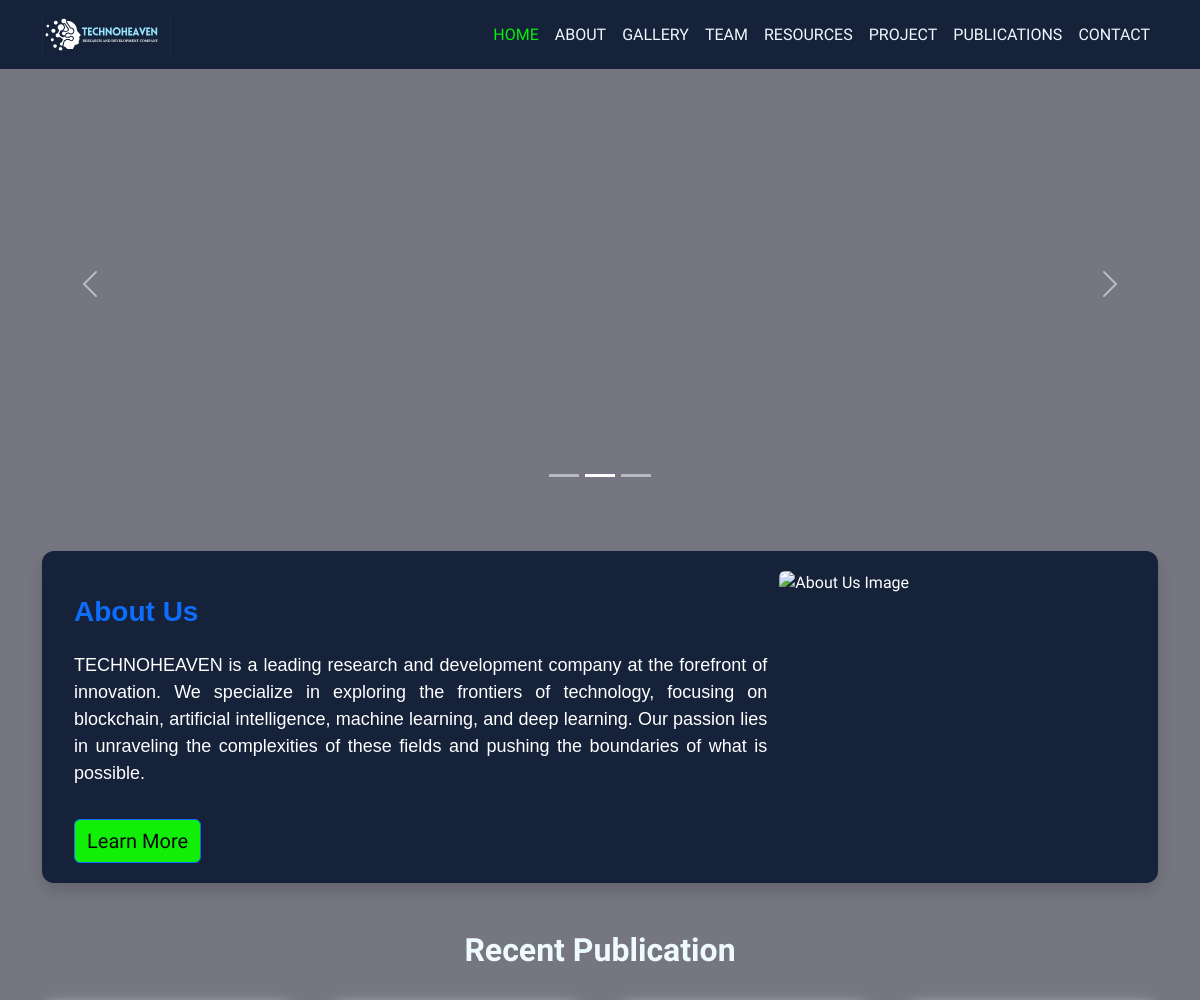
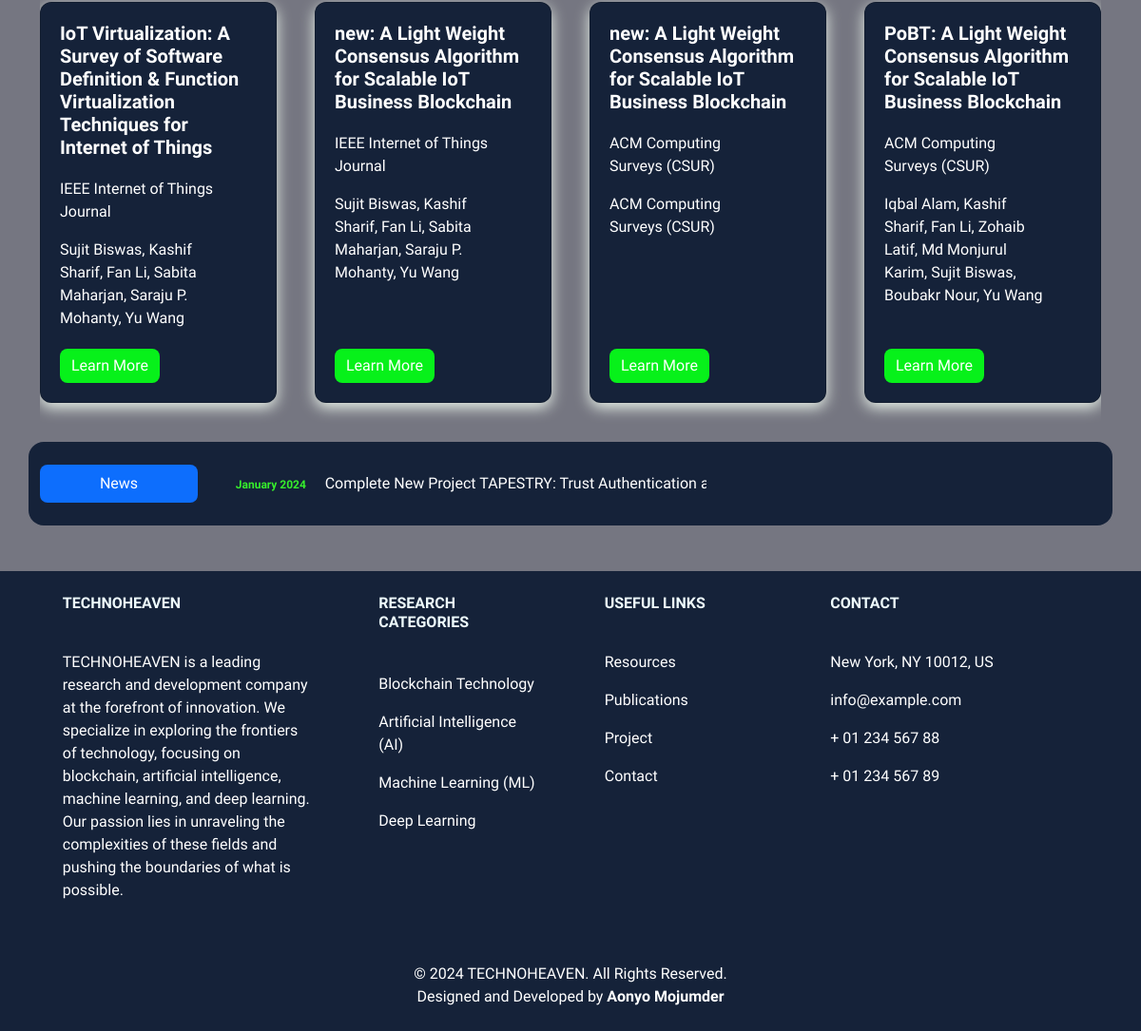
The page / on the database its author committed (2 pictures, top to bottom).
### publication_project/models.py (models this page shows, shortened)
class Publication(models.Model):
    id = models.AutoField(auto_created=True, primary_key=True, serialize=False, verbose_name="ID")
    title = models.CharField(max_length=300)
    author = models.TextField()
    pages = models.CharField(max_length=255, blank=True, null=True)
    journal = models.TextField()
    cited_by = models.CharField(max_length=50)
    year = models.IntegerField()
    link = models.URLField()

### message/models.py (models this page shows, shortened)
class News(models.Model):
    date = models.CharField(max_length=200)
    news_title = models.TextField(max_length=200)
    link = models.URLField()

### reapp/views.py (the view)
# urls.py: 2. Add a URL to urlpatterns:  path('', views.home, name='home')
def home(request):
    news = News.objects.all()
    publications = Publication.objects.all().order_by('-id')
    data = {'publications': publications,
            'news': news
            }
    return render(request, 'index.html', data)

### reapp/templates/index.html (shortened to what this page needs)
{% extends 'base.html' %}
{% load static %}
{% block content %}
    <div class="container" style="height: 65px"></div>
    <div id="carouselExampleCaptions" class="carousel slide" data-bs-ride="false" style="max-height: 650px; overflow: hidden;">
    <div class="carousel-indicators">
        <button type="button" data-bs-target="#carouselExampleCaptions" data-bs-slide-to="0" class="active"
            aria-current="true" aria-label="Slide 1"></button>
        <button type="button" data-bs-target="#carouselExampleCaptions" data-bs-slide-to="1"
            aria-label="Slide 2"></button>
        <button type="button" data-bs-target="#carouselExampleCaptions" data-bs-slide-to="2"
            aria-label="Slide 3"></button>
    </div>
    <div class="carousel-inner">
        <div class="carousel-item">
            <img src="{% static 'images/ha1.png' %}" class="d-block w-100 h-75" alt="...">
            <div class="carousel-caption d-none d-md-block">
                <h5>Second slide label</h5>
                <p>Some representative placeholder content for the second slide.</p>
            </div>
        </div>
    </div>
    <button class="carousel-control-prev" type="button" data-bs-target="#carouselExampleCaptions"
        data-bs-slide="prev">
        <span class="carousel-control-prev-icon" aria-hidden="true"></span>
    </button>
    <button class="carousel-control-next" type="button" data-bs-target="#carouselExampleCaptions"
        data-bs-slide="next">
        <span class="carousel-control-next-icon" aria-hidden="true"></span>
    </button>
</div>
<section id="about" class="pt-5">
    <div class="container">
        <div class=" h_about border-0 shadow mb-4">
            <div class="row g-0">
                <div class="col-md-8">
                    <div class="container pt-4">
                        <h2 class="card-title fw-bold text-primary mb-4" style="font-family: 'Arial', sans-serif; font-size: 28px; text-align: justify;">About Us</h2>
                        <p class="card-text" style="font-family: 'Arial', sans-serif; font-size: 18px; text-align: justify;">
                           TECHNOHEAVEN is a leading research and development company at the forefront of innovation.
                        We specialize in exploring the frontiers of technology, focusing on blockchain, artificial intelligence,
                        machine learning, and deep learning. Our passion lies in unraveling the complexities of these fields and
                        pushing the boundaries of what is possible.
                        </p>
                        <a href="{% url 'about' %}"class="btn btn-primary text-decoration-none mt-3" style="font-size: 20px;">Learn More</a>
                    </div>
                </div>
                <div class="col-md-4">
                    <img src="{% static 'images/home_ab.svg' %}" alt="About Us Image" class="img-fluid rounded-start">
                </div>
            </div>
        </div>
    </div>
</section>
        <section class="r_publications pt-4">
        <div class="container text-center">
            <h2>Recent Publication</h2>
        </div>
        <div class="container">
            <ul class="cards">
                {% for publication in publications %}
                    {% if forloop.counter <= 4 %}
                        <li class="card">
                            <div>
                                <h3 class="card-title">{{ publication.title }}</h3>
                                <div class="card-content">
                                    <p>{{ publication.journal }}</p>
                                    <p>{{ publication.author }}</p>
                                </div>
                            </div>
                            <div class="card-link-wrapper">
                                <a href="{{ publication.link }}" class="card-link">Learn More</a>
                            </div>
                        </li>
                    {% endif %}
                {% endfor %}
            </ul>
       </div>
    </section>
    <div class="container news">
            <div class="row">
                <div class="col-12 py-4 rounded-4 " style="background: #152239">
                    <div class="row align-items-center ">
                        <div class="col-md-3 col-lg-2 pr-md-0">
                            <div class="p-2 bg-primary rounded-3 text-white text-center breaking-caret">
                                <span class="font-weight-bold">News</span>
                            </div>
                        </div>
                        <div class="col-md-9 col-lg-10 pl-md-4 py-2">
                            <div class="breaking-box">
                                <div id="carouselbreaking" class="carousel slide" data-bs-ride="carousel">
                                    <div class="carousel-inner">
                                        {% for single_news in news %}
                                            <div class="carousel-item {% if forloop.first %}active{% endif %}">
                                                <a href="{{ single_news.link }}">
                                                    <span class="position-relative mx-2 badge badge-primary rounded-0"
                                                        style="color: #36ef2c">{{ single_news.date }}</span>
                                                </a>
                                                <a class="text-white" href="{{ single_news.link }}">
                                                    {{ single_news.news_title }}
                                                </a>
                                            </div>
                                        {% endfor %}
                                    </div>
                                </div>
                            </div>
                        </div>
                    </div>
                </div>
            </div>
        </div>
{% endblock %}

### reapp/templates/base.html
{% load static %}
{% include 'header.html' %}
{% block content %}
{% endblock %}
{% include 'footer.html' %}

### reapp/templates/header.html (shortened to what this page needs)
{% load static %}
<!DOCTYPE html>
<html lang="en">
<head>
    <link rel="stylesheet" href="{% static 'css/aos.css' %}">
    <link rel="stylesheet" href="{% static 'css/bootstrap.min.css' %}">
    <link rel="stylesheet" href="{% static 'css/line-awesome.min.css' %}">
    <link rel="stylesheet" href="{% static 'css/style.css' %}">
</head>
<body data-bs-spy="scroll" data-bs-target=".navbar">
    <nav class="navbar hcf-navbar navbar-expand-md fixed-top">
        <div class="container">
            <a class="navbar-brand" href="#!">
                <img src="{% static 'images/t_logo.svg' %}" alt="" width="150" height="43">
            </a>
            <div class="offcanvas offcanvas-end" tabindex="-1" id="offcanvasNavbar"
                aria-labelledby="offcanvasNavbarLabel">
                <div class="offcanvas-body">
                    <ul class="navbar-nav justify-content-end flex-grow-1">
                        <li class="nav-item {% if request.path == '/' or request.path == '/home/'   %}active{% endif %}">
                            <a class="nav-link " href="{% url 'home' %}">HOME</a>
                        </li>
                        <li class="nav-item {% if request.path == '/about/' %}active{% endif %}">
                            <a class="nav-link" href="{% url 'about' %}">ABOUT</a>
                        </li>
                        <li class="nav-item {% if request.path == '/gallery/' %}active{% endif %}">
                            <a class="nav-link" href="{% url 'gallery' %}">gallery</a>
                        </li>
                        <li class="nav-item {% if '/team/' in request.path or '/team/' in request.path %}active{% endif %}" >
                            <a class="nav-link" href="{% url 'team' %}">TEAM</a>
                        </li>
                        <li class="nav-item {% if '/resources/' in request.path or '/resources/' in request.path %}active{% endif %}" >
                            <a class="nav-link" href="{% url 'resources' %}">Resources</a>
                        </li>
                        <li class="nav-item {% if request.path == '/projects/' %}active{% endif %}">
                            <a class="nav-link" href="{% url 'projects' %}">PROJECT</a>
                        </li>
                        <li class="nav-item {% if request.path == '/publications/' %}active{% endif %}">
                            <a class="nav-link" href="{% url 'publications' %}">PUBLICATIONS</a>
                        </li>
                        <li class="nav-item {% if request.path == '/contact/' %}active{% endif %}">
                            <a class="nav-link" href="{% url 'contact' %}">CONTACT</a>
                        </li>
                    </ul>
                </div>
            </div>
        </div>
    </nav>

### reapp/templates/footer.html (shortened to what this page needs)
{% load static %}
<footer class="footer text-center text-lg-start">
        <section class="">
            <div class="container text-center text-md-start mt-5">
                <div class="row mt-3">
                    <div class="col-md-3 col-lg-4 col-xl-3 mx-auto mb-4">
                        <h6 class="text-uppercase mt-4 fw-bold">TECHNOHEAVEN</h6>
                        <p>
                           TECHNOHEAVEN is a leading research and development company at the forefront of innovation.
                           We specialize in exploring the frontiers of technology, focusing on blockchain,
                           artificial intelligence, machine learning, and deep learning.
                           Our passion lies in unraveling the complexities of these fields
                           and pushing the boundaries of what is possible.
                        </p>
                    </div>
                    <div class="col-md-2 col-lg-2 col-xl-2 mx-auto mb-4">
                        <h6 class="text-uppercase mt-4 fw-bold">Research Categories</h6>
                        <p>
                            <a href="#" class="text-white">Blockchain Technology</a>
                        </p>
                        <p>
                            <a href="#" class="text-white">Artificial Intelligence (AI)</a>
                        </p>
                        <p>
                            <a href="#" class="text-white">Machine Learning (ML)</a>
                        </p>
                        <p>
                            <a href="#" class="text-white">Deep Learning</a>
                        </p>
                    </div>
                    <div class="col-md-3 col-lg-2 col-xl-2 mx-auto mb-4">
                        <h6 class="text-uppercase fw-bold mt-4 ">Useful links</h6>
                       <p>
                            <a href="{% url 'resources' %}" class="text-white">Resources</a>
                        </p>
                        <p>
                            <a href="{% url 'publications' %}" class="text-white">Publications</a>
                        </p>
                        <p>
                            <a href="{% url 'projects' %}" class="text-white">Project</a>
                        </p>
                        <p>
                            <a href="{% url 'contact' %}" class="text-white">Contact</a>
                        </p>
                    </div>
                    <div class="col-md-4 col-lg-3 col-xl-3 mx-auto mb-md-0 mb-4">
                        <h6 class="text-uppercase  mt-4 fw-bold">Contact</h6>
                        <p> New York, NY 10012, US</p>
                        <p> info@example.com</p>
                        <p> + 01 234 567 88</p>
                        <p> + 01 234 567 89</p>
                    </div>
                </div>
            </div>
        </section>
    </footer>
         <footer class="text-center py-4" style="background: #152239; color: #ffffff;">
            <p class="mb-0">&copy; 2024 TECHNOHEAVEN. All Rights Reserved.</p>
            <p class="mb-0">Designed and Developed by <span style="font-weight: bold;">Aonyo Mojumder</span></p>
        </footer>
</body>
</html>

### reapp/static/css/style.css (style rules this page uses)
:root { --color-body: #b6cbce; --color-heading: #eefbfd; --color-base: #152239; --color-base2: #97919b; --color-barand: #0ce538; --color-brand2: #36ef2c; --sidebar-width: 240px; --font-base: 'Bai jamjuree'; }
body { background-color: #757681; color: var(--color-body); font-family: var(--font-base), sans-serif; }
h1, h2, h3, h4, h5, h6 { color: var(--color-heading); font-weight: 700; }
a { color: rgb(8, 238, 12); text-decoration: none; transition: all 0.4s ease; }
img { width: 100%; }
.navbar { background-color: var(--color-base); }
.offcanvas-body { background-color: var(--color-base); }
.navbar-nav, .nav-item { color: aliceblue; }
.navbar .nav-link { font-weight: 500; text-transform: uppercase; color: aliceblue; position: relative; }
.navbar .nav-link::after { content: ""; position: absolute; left: 0; bottom: 0; width: 0; height: 3px; background-color: #11ef08; transition: width 0.6s ease-in-out; }
.navbar-nav .nav-item.active .nav-link { color: #08ee0c; }
.footer { background-color: #152239; color: #ffffff; }
.footer p a { position: relative; text-decoration: none; }
.footer p a::after { content: ""; position: absolute; left: 0; bottom: -6px; width: 0; height: 3px; background-color: #11ef08; transition: width 0.6s ease-in-out; }
.h_about { display: flex; flex-direction: column; padding: 20px; background: var(--color-base); border-radius: 12px; box-shadow: 0 5px 15px rgba(0, 0, 0, 0.1); scroll-snap-align: start; transition: all 0.2s; color: white; }
.cards { display: grid; grid-auto-columns: 100%; grid-column-gap: 10px; grid-auto-flow: column; padding: 25px 0px; list-style: none; overflow-x: scroll; scroll-snap-type: x mandatory; }
.card { display: flex; flex-direction: column; padding: 20px; background: var(--color-base); border-radius: 12px; box-shadow: 0 5px 15px rgb(234, 243, 234); scroll-snap-align: start; transition: all 0.2s; color: white; }
.card .card-title { font-size: 20px; }
.card .card-content { margin: 20px 0; max-width: 85%; }
.card .card-link-wrapper { margin-top: auto; }
.card .card-link { display: inline-block; text-decoration: none; color: white; background: #07f11a; padding: 6px 12px; border-radius: 8px; transition: background 0.2s; }
@media (min-width: 500px) { .cards { grid-auto-columns: calc(50% - 10px); grid-column-gap: 20px; } }
@media (min-width: 700px) { .cards { grid-auto-columns: calc(calc(100% / 3) - 20px); grid-column-gap: 30px; } }
@media (min-width: 1100px) { .cards { grid-auto-columns: calc(25% - 30px); grid-column-gap: 40px; } }
.bg-primary { background: #152239; color: #ffffff; }
.btn { background-color: #11ef08; color: #0a0a0a; }

### rows shown on the page
Publication: title "IoT Virtualization: A Survey of Software Definition & Function Virtualization Techniques for Internet of Things", journal "IEEE Internet of Things Journal", author "Sujit Biswas, Kashif Sharif, Fan Li, Sabita Maharjan, Saraju P. Mohanty, Yu Wang"
Publication: title "new: A Light Weight Consensus Algorithm for Scalable IoT Business Blockchain", journal "IEEE Internet of Things Journal", author "Sujit Biswas, Kashif Sharif, Fan Li, Sabita Maharjan, Saraju P. Mohanty, Yu Wang"
Publication: title "new: A Light Weight Consensus Algorithm for Scalable IoT Business Blockchain", journal "ACM Computing Surveys (CSUR)", author "ACM Computing Surveys (CSUR)"
Publication: title "PoBT: A Light Weight Consensus Algorithm for Scalable IoT Business Blockchain", journal "ACM Computing Surveys (CSUR)", author "Iqbal Alam, Kashif Sharif, Fan Li, Zohaib Latif, Md Monjurul Karim, Sujit Biswas, Boubakr Nour, Yu Wang"
News: date "January 2024", news_title "Complete New Project TAPESTRY: Trust Authentication and Privacy over a Decentralized Social Registry"
